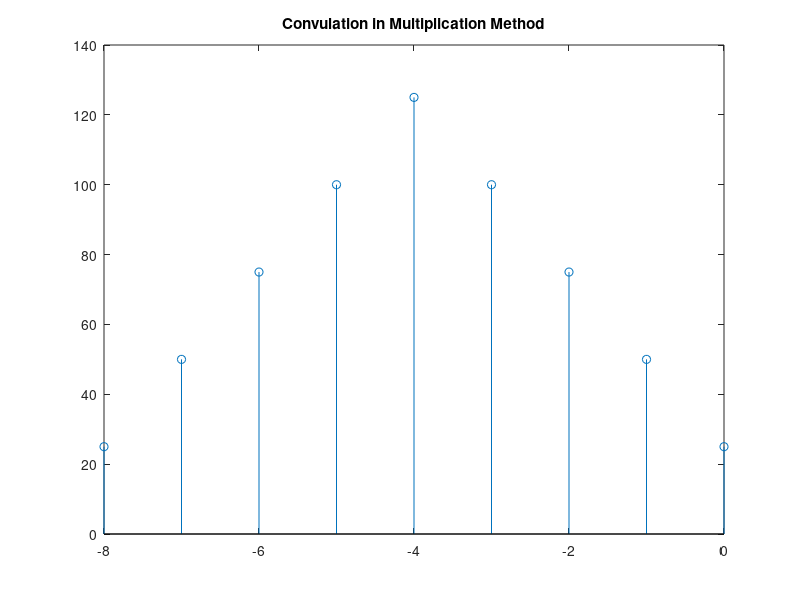

This figure's MATLAB source:
clc;
clear all;
close all;

m = input ('Input the length x(n) : ');
for i=1:1:m
    fprintf('Values of x(%d): ',i);
    x(i)=input('');
end
xzero = input ('Zero index of x(n) : ');

n = input ('Input the length of h(n) : ');
for i=1:1:n
    fprintf('Values of h(%d): ',i);
    h(i)=input('');
end
hzero = input ('Zero index of h(n) : ');

total = n+m-1;
start = -hzero -xzero+2;
stop = total + start - 1;

fprintf('Total values: %d\n',total);
fprintf('Start Index: %d\n',start);
fprintf('Stop Index: %d\n',stop);

for i=1:1:total
    ans(i)=0;
end

shift = 0;

for i=m:-1:1
    ii = total - shift;
    for j=n:-1:1
        mul = x(i) * h(j);
        ans(ii) = ans(ii)+mul;
        ii = ii-1;
    end
    shift = shift+1;
end
        
        
for i=1:1:total
    fprintf('%3d',ans(i));
end
fprintf('\n');

for i=start:1:stop
    if(i==0)
        fprintf(' ^');
    else
        fprintf('   ');
    end
end

fprintf('\n\n');
figure;
j=start;
for i=1:1:total
y(i) = j;
j=j+1;
end

stem(y,ans);
title('Convulation in Multiplication Method');